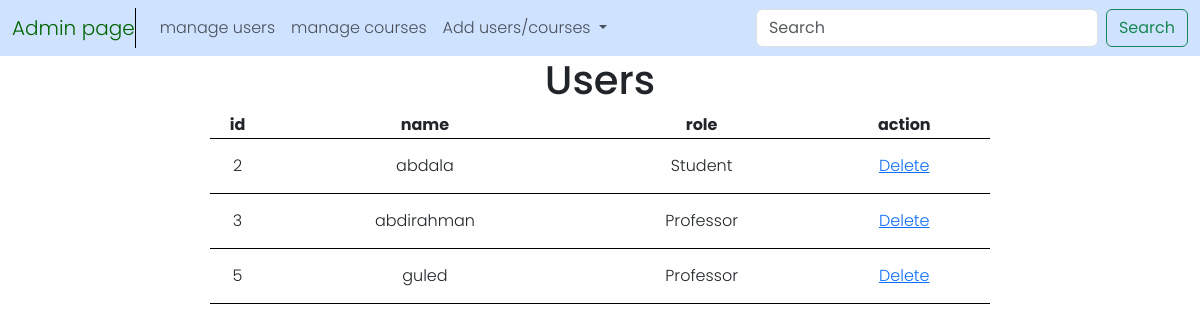
The page /admin/manage/users on the database its author committed.
### tables this page shows
CREATE TABLE users (
    id INTEGER PRIMARY KEY AUTOINCREMENT,
    username TEXT NOT NULL UNIQUE,
    password_hash TEXT NOT NULL,
    role TEXT CHECK(role IN ('Student', 'Professor', 'Admin')) NOT NULL
);

### app.py (the view)
@app.route('/admin/manage/users', methods=['GET', 'POST'])
def admin_manage_users():
    users = db.execute("SELECT * FROM users WHERE role != 'Admin'")
    return render_template("admin_view.html", users = users)

### templates/admin_view.html (shortened to what this page needs)
{% extends "admin.html"%}
{% block main%}
    {% if courses %}
        <div class="admin_manage">
            <h1>Courses</h1>
            <table>
                <thead>
                    <tr>
                        <th>id</th>
                        <th>course</th>
                        <th>professor</th>
                        <th>action</th>
                    </tr>
                </thead>
                <tbody>
                    {% for course in courses %}
                    <tr>
                        <td>{{ course.id }}</td>
                        <td>{{ course.course_name }}</td>
                        <td>{{ course.professor_id }}</td>
                        <td><a href="/admin/manage/course/{{ course.id }}">Delete</a></td>
                    </tr>
                    {% endfor %}
                </tbody>
            </table>
        </div>
    {% else %}
        <div class="admin_manage">
            <h1>Users</h1>
            <table>
                <thead>
                    <tr>
                        <th>id</th>
                        <th>name</th>
                        <th>role</th>
                        <th>action</th>
                    </tr>
                </thead>
                <tbody>
                    {% for user in users %}
                    <tr>
                        <td>{{ user.id }}</td>
                        <td>{{ user.username }}</td>
                        <td>{{ user.role }}</td>
                        <td><a href="/admin/manage/user/{{ user.id }}">Delete</a></td>
                    </tr>
                    {% endfor %}
                </tbody>
            </table>
        </div>
    {% endif %}
{% endblock%}

### static/styles.css (style rules this page uses)
body { font-family: "Poppins", sans-serif; font-weight: 300; }
.admin_manage { display: flex; flex-direction: column; max-width: 65%; margin: auto; text-align: center; margin-bottom: 2em; }
.admin_manage table, td, th { border-bottom: 1px solid black; border-collapse: collapse; }
.admin_manage td { height: 55px; }

### templates/admin.html (style rules this page uses)
.admin_manage { display: flex; flex-direction: column; max-width: 65%; margin: auto; text-align: center; margin-bottom: 2em; }
.admin_manage table, td, th { border-bottom: 1px solid black; border-collapse: collapse; }
.admin_manage td { height: 55px; }

### rows shown on the page
users: id "2", username "abdala", role "Student"
users: id "3", username "abdirahman", role "Professor"
users: id "5", username "guled", role "Professor"
